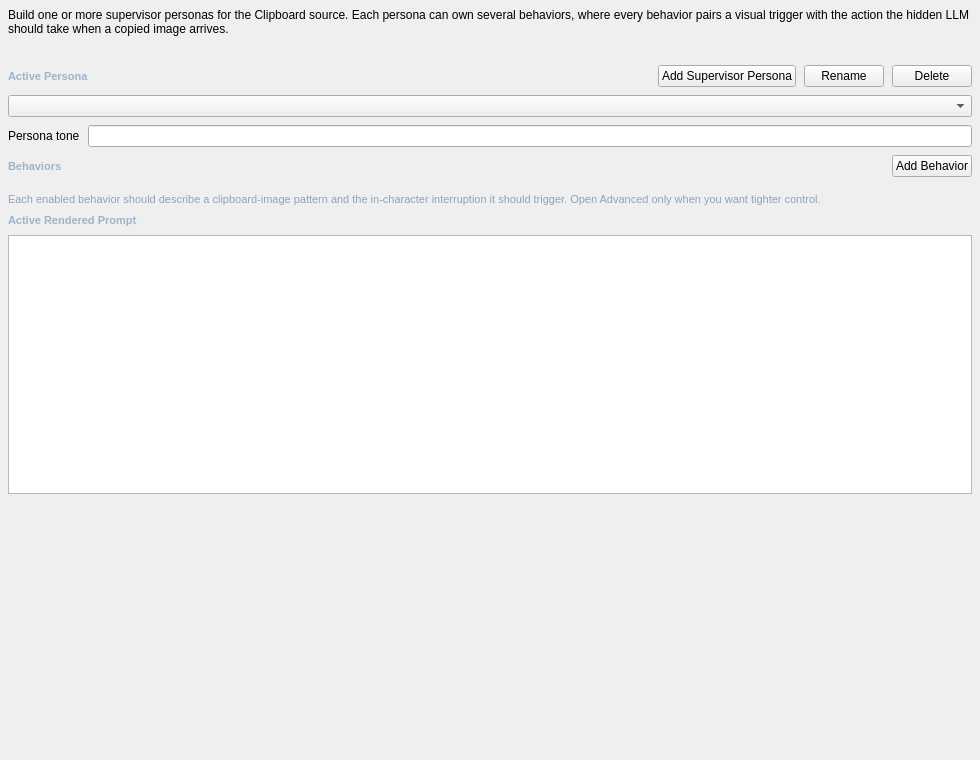
<?xml version="1.0" encoding="UTF-8"?>
<ui version="4.0">
 <class>ClipboardSupervisorTab</class>
 <widget class="QWidget" name="ClipboardSupervisorTab">
  <property name="geometry"><rect><x>0</x><y>0</y><width>980</width><height>760</height></rect></property>
  <layout class="QVBoxLayout" name="root_layout">
   <property name="leftMargin"><number>8</number></property>
   <property name="topMargin"><number>8</number></property>
   <property name="rightMargin"><number>8</number></property>
   <property name="bottomMargin"><number>8</number></property>
   <property name="spacing"><number>8</number></property>
   <item>
    <widget class="QLabel" name="clipboard_supervisor_intro_label">
     <property name="text"><string>Build one or more supervisor personas for the Clipboard source. Each persona can own several behaviors, where every behavior pairs a visual trigger with the action the hidden LLM should take when a copied image arrives.</string></property>
     <property name="wordWrap"><bool>true</bool></property>
    </widget>
   </item>
   <item>
    <widget class="QLabel" name="clipboard_supervisor_state_label">
     <property name="styleSheet"><string notr="true">color: #8ea3b8; font-size: 11px;</string></property>
     <property name="text"><string/></property>
     <property name="wordWrap"><bool>true</bool></property>
    </widget>
   </item>
   <item>
    <layout class="QHBoxLayout" name="clipboard_supervisor_persona_header_layout">
     <item><widget class="QLabel" name="clipboard_supervisor_persona_label"><property name="styleSheet"><string notr="true">color: #9fb3c8; font-size: 11px; font-weight: 600;</string></property><property name="text"><string>Active Persona</string></property></widget></item>
     <item><spacer name="clipboard_supervisor_persona_header_spacer"><property name="orientation"><enum>Qt::Horizontal</enum></property><property name="sizeHint" stdset="0"><size><width>40</width><height>20</height></size></property></spacer></item>
     <item><widget class="QPushButton" name="btn_clipboard_supervisor_add_persona"><property name="text"><string>Add Supervisor Persona</string></property></widget></item>
     <item><widget class="QPushButton" name="btn_clipboard_supervisor_rename_persona"><property name="text"><string>Rename</string></property></widget></item>
     <item><widget class="QPushButton" name="btn_clipboard_supervisor_delete_persona"><property name="text"><string>Delete</string></property></widget></item>
    </layout>
   </item>
   <item><widget class="QComboBox" name="clipboard_supervisor_persona_combo"/></item>
   <item>
    <layout class="QFormLayout" name="clipboard_supervisor_persona_form">
     <property name="fieldGrowthPolicy"><enum>QFormLayout::ExpandingFieldsGrow</enum></property>
     <item row="0" column="0"><widget class="QLabel" name="clipboard_supervisor_persona_tone_label"><property name="text"><string>Persona tone</string></property></widget></item>
     <item row="0" column="1"><widget class="QLineEdit" name="clipboard_supervisor_persona_style_edit"/></item>
    </layout>
   </item>
   <item>
    <layout class="QHBoxLayout" name="clipboard_supervisor_behavior_header_layout">
     <item><widget class="QLabel" name="clipboard_supervisor_behavior_label"><property name="styleSheet"><string notr="true">color: #9fb3c8; font-size: 11px; font-weight: 600;</string></property><property name="text"><string>Behaviors</string></property></widget></item>
     <item><spacer name="clipboard_supervisor_behavior_header_spacer"><property name="orientation"><enum>Qt::Horizontal</enum></property><property name="sizeHint" stdset="0"><size><width>40</width><height>20</height></size></property></spacer></item>
     <item><widget class="QPushButton" name="btn_clipboard_supervisor_add_behavior"><property name="text"><string>Add Behavior</string></property></widget></item>
    </layout>
   </item>
   <item>
    <widget class="QWidget" name="clipboard_supervisor_behaviors_widget">
     <layout class="QVBoxLayout" name="clipboard_supervisor_behaviors_layout">
      <property name="leftMargin"><number>0</number></property>
      <property name="topMargin"><number>0</number></property>
      <property name="rightMargin"><number>0</number></property>
      <property name="bottomMargin"><number>0</number></property>
      <property name="spacing"><number>8</number></property>
     </layout>
    </widget>
   </item>
   <item><widget class="QLabel" name="clipboard_supervisor_note_label"><property name="styleSheet"><string notr="true">color: #8ea3b8; font-size: 11px;</string></property><property name="text"><string>Each enabled behavior should describe a clipboard-image pattern and the in-character interruption it should trigger. Open Advanced only when you want tighter control.</string></property><property name="wordWrap"><bool>true</bool></property></widget></item>
   <item><widget class="QLabel" name="clipboard_supervisor_preview_label"><property name="styleSheet"><string notr="true">color: #9fb3c8; font-size: 11px; font-weight: 600;</string></property><property name="text"><string>Active Rendered Prompt</string></property></widget></item>
   <item><widget class="QPlainTextEdit" name="clipboard_supervisor_preview_edit"><property name="minimumHeight"><number>180</number></property><property name="readOnly"><bool>true</bool></property></widget></item>
   <item><spacer name="root_spacer"><property name="orientation"><enum>Qt::Vertical</enum></property><property name="sizeHint" stdset="0"><size><width>20</width><height>40</height></size></property></spacer></item>
  </layout>
 </widget>
 <resources/>
 <connections/>
</ui>
